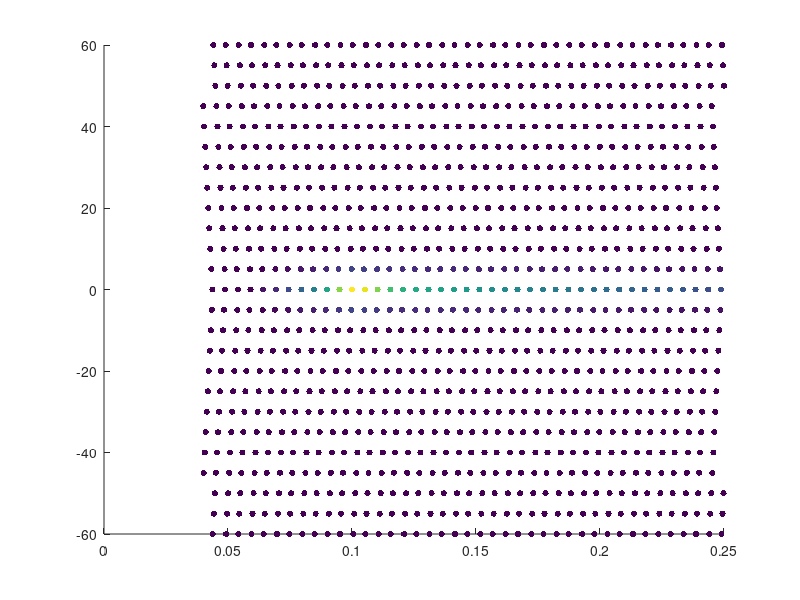
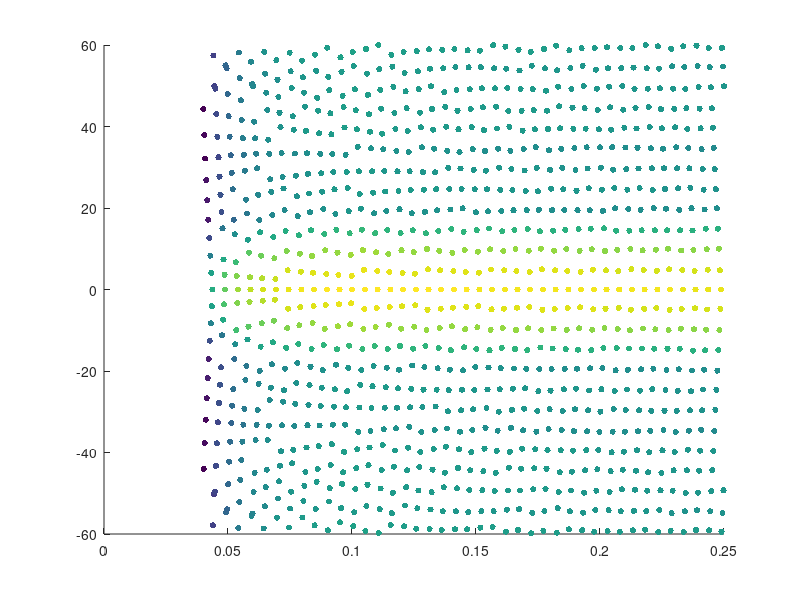

These figures' MATLAB source, in order:
mfreq=1025;
mtheta=25;
fmin= 0.04;
fmax= 0.25;
h_gen=9;
delta=2;
fm = 0.1;
theta_input=0;
sigma_theta_input=2;
gamma_spec=3;
DY = 1;
Nglob=2999;
alpha_c=0;
PERIODIC=1;
SMALL=eps('single');


df = (fmax-fmin)/(mfreq-1.0);
    Ef = 0;
    for kf=1:mfreq
        Freq(kf) = fmin +(kf-1)*df;
    end

    % % --- directional wave
    sigma_theta=sigma_theta_input*pi/180.0;
    N_spec=20.0/sigma_theta;

    if mtheta==1 % 1D case
        theta(1:mfreq) = theta_input*pi/180.0;
        AG(1:mfreq) = 1.0;
    else
        [~,displace_theta] = min(abs(Freq-fm));
        idx_theta = mod(displace_theta(1),mtheta);
        for kf=1:mfreq %new method
            ktheta_temp = mod(kf-idx_theta,mtheta);
            if ktheta_temp<=0
                ktheta_temp = ktheta_temp + mtheta;
            end
            theta(kf) = (-1).^real(kf)*(-pi*1.0/2.0 + ...
                2.0/2.0*pi*(floor(real(ktheta_temp)/2.0 - ...
                0.5))/(real(mtheta)-1.0));   %new method
            theta(kf) = (-1).^real(kf)*(-pi*1.0/3.0 + ...
                2.0/3.0*pi*(floor(real(ktheta_temp)/2.0 - ...
                0.5))/(real(mtheta)-1.0));   %Grimes narrowed +/- bounds

            theta(kf) = theta(kf) + theta_input*pi/180.0;   %new method
            if theta(kf)>2*pi/3
                theta(kf) = 2*pi/3;
            end
            if theta(kf)<-2*pi/3
                theta(kf) = -2*pi/3;
            end
            AG(kf) = 1.0/( 2.0*pi );
% $$$             if abs(theta(kf))<pi/180 & abs(kf-displace_theta)<2
% $$$                 return
% $$$             end
            for k_n=1:N_spec
                AG(kf) = AG(kf)+ ...
                    (1.0/pi)*exp(-0.5*(real(k_n)*sigma_theta).^2) ...
  	                *cos(k_n*(theta(kf)-theta_input*pi/180.0));
            end
        end
        AG(:) = abs(AG(:));
    end

    theta0 = theta;

    % next correct the directions for periodic domain...
    alpha=-0.39;
    alpha1=alpha+1.0/3.0;
    grav=9.81;
    for kf = 1:mfreq
        omgn(kf)=2.0*pi*Freq(kf);
        tb=omgn(kf)*omgn(kf)*h_gen/grav;
        tc=1.0+tb*alpha;
        wkn=sqrt((tc-sqrt(tc*tc-4.0*alpha1*tb))/(2.0*alpha1))/h_gen;

        if wkn==0
            wkn=SMALL;
            C_phase=sqrt(grav*h_gen);
            wave_length=C_phase/fm;
        else
            C_phase=1.0/wkn*fm*2.0*pi;
            wave_length=C_phase/fm;
        end
        % for periodic boundary conditions
        theta_temp = theta(kf);
        if PERIODIC
            tmp1=wkn;
            if theta_temp>0
                tmp3=0;
                I=0;
                while (tmp3<theta_temp)
                    I=I+1;
                    tmp2=I*2.0*pi/DY/(Nglob-1.0);
                    if tmp2>=tmp1
                        theta_temp = theta_temp - 0.001;
                        if theta_temp<=0
                            theta_temp = 0.0;
                            break
                        end
                        break
                    else
                        % theta, based on rlamda=wkn*sin(theta)
                        tmp3=asin(tmp2/tmp1);
                    end
                end
                if tmp2<tmp1
                    tmp3=asin((I-1)*2.0*pi/DY/(Nglob-1.0)/tmp1);
                end
            elseif theta_temp<0
                tmp3=0;
                I=0;
                while (tmp3>theta_temp);
                    I=I+1;
                    tmp2=I*2.0*pi/DY/(Nglob-1.0);     % rlamda
                    if tmp2>=tmp1
                        theta_temp = theta_temp + 0.001;
                        if theta_temp>=0
                            theta_temp = 0.0;
                            break
                        end
                        break
                    else
                        % theta, based on rlamda=wkn*sin(theta)
                        tmp3=-asin(tmp2/tmp1);
                    end
                end
                if tmp2<tmp1
                    tmp3=-asin((I-1)*2.0*pi/DY/(Nglob-1.0)/tmp1);
                end
            elseif theta_temp==0.0
                tmp3 = theta_temp;
            end
        end
        theta(kf)=tmp3;
    end

    %% Wave heigh spectrum estimation:
    Hmo = 1.0;
    
        for kf=1:mfreq
        omiga_spec=2.0*pi*Freq(kf)*sqrt(h_gen/grav);
        phi=1.0-0.5*(2.0-omiga_spec).^2;
        if omiga_spec<=1.0, phi=0.5*omiga_spec.^2; end
        if omiga_spec>=2.0, phi=1.0; end
        sigma_spec=0.07;
        if Freq(kf)>fm, sigma_spec=0.09; end
        Etma(kf)=grav.^2*Freq(kf).^(-5)*(2.0*pi).^(-4)*phi...
            *exp(-5.0/4.0*(Freq(kf)/fm).^(-4))...
            *gamma_spec.^(exp(-(Freq(kf)/fm-1.0).^2/(2.0*sigma_spec.^2)));
        EnergyBin(kf) = Etma(kf)*df;
        Ef = Ef + EnergyBin(kf);
        end
        alpha_spec=Hmo.^2/16.0/Ef;
        correction_coeff = Ef/dot(AG,EnergyBin);
        for kf=1:mfreq
            AG(kf) = AG(kf) * correction_coeff;
            Hmo_each(1,kf)=4.0 *sqrt((alpha_spec*EnergyBin(kf)*AG(kf)));
        end


        figure, scatter(Freq,theta0*180/pi,20,Hmo_each,'filled')

        figure, scatter(Freq,theta*180/pi,20,log(Hmo_each),'filled')


        if mod(mfreq,mtheta)==0
            Hmo_array = reshape(Hmo_each,mtheta,mfreq/mtheta);
            theta_array = reshape(theta0,mtheta,mfreq/mtheta);
            freq_array = reshape(Freq,mtheta,mfreq/mtheta);
        end
